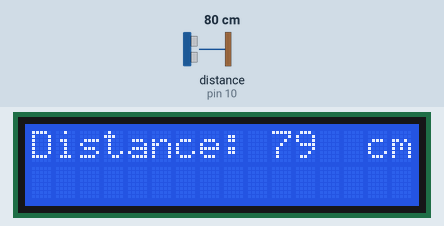
This sketch was run on a simulated Arduino Uno, built with avr-gcc and run on an emulated ATmega328P. On the bench: 16×2 character LCD. Wiring (inferred from the names in the program): ultrasonic range finder: trigger pin 9; echo pin 10. The test bench sets the inputs (shaded band); at power-on: distance to the obstacle (sensor on pin 10) 80 cm. The echo pulse lasts 58.3 µs per cm.

Above: at 1.2 s.
1.3 s: distance to the obstacle (sensor on pin 10) set to 2 cm
At 2.3 s:
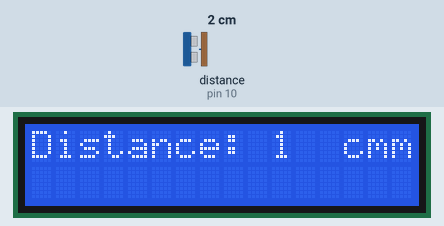
2.8 s: distance to the obstacle (sensor on pin 10) set to 4 cm
At 3.4 s:
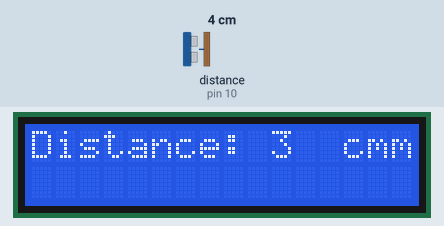
4.3 s: distance to the obstacle (sensor on pin 10) set to 120 cm
At 5.5 s:
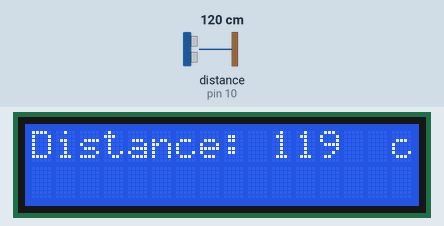
5.8 s: distance to the obstacle (sensor on pin 10) set to 9 cm
At 7.0 s:
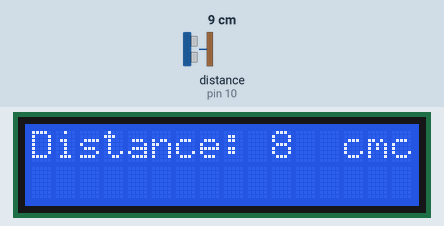
Timing chart, 0 to 8.3 s (numbered marks = the images above; inputs shaded):
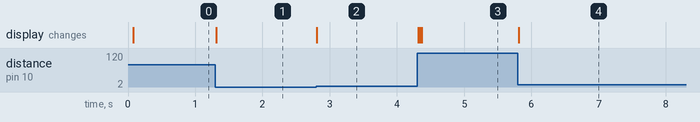

Measured:
- after the input at 1.3 s, the display: changes at once (image 1)
- after the input at 2.8 s, the display: changes at once (image 2)
- after the input at 4.3 s, the display: changes at once (image 3)
- after the input at 5.8 s, the display: changes at once (image 4)

The sketch:

Sensor_and_LCD.ino
```cpp
#include <LiquidCrystal.h>

LiquidCrystal lcd(1, 2, 4, 5, 6, 7); // Creates an LCD object. Parameters: (rs, enable, d4, d5, d6, d7)

const int TRIG = 9;
const int ECHO = 10;
long duration;
int cm, distanceInch;

void setup() {
lcd.begin(16,2); // Initializes the interface to the LCD screen, and specifies the dimensions (width and height) of the display
pinMode(TRIG, OUTPUT);
pinMode(ECHO, INPUT);
}

void loop() {

digitalWrite(TRIG, LOW);
delayMicroseconds(2);
digitalWrite(TRIG, HIGH);
delayMicroseconds(10);
digitalWrite(TRIG, LOW);

duration = pulseIn(ECHO, HIGH);
cm = (duration/2) * 0.0343;
//distanceInch = duration*0.0133/2;

lcd.setCursor(0,0); // Sets the location at which subsequent text written to the LCD will be displayed
lcd.print("Distance: "); // Prints string "Distance" on the LCD
lcd.print(cm); // Prints the distance value from the sensor
lcd.print("  cm");
delay(10);
//lcd.setCursor(0,1);
//lcd.print("Distance: ");
//lcd.print(distanceInch);
//lcd.print("inch");
//delay(10);

}
```
